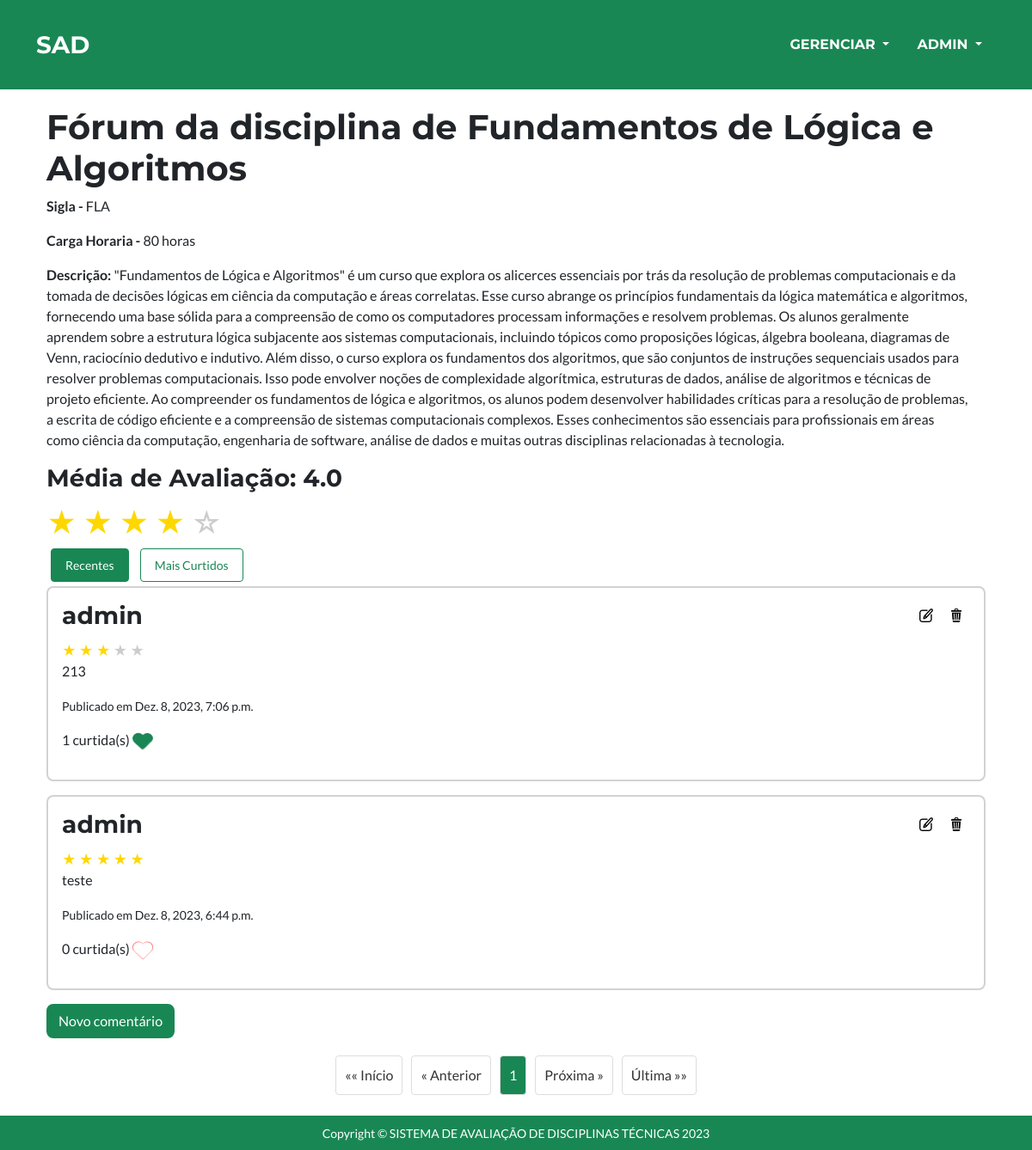
Screenshot of /forum/1/ (signed in) with the database file from the repository.
### avaliacao/models.py (models this page shows, shortened)
class Disciplina(models.Model):
    sigla = models.CharField(max_length=4, null=False)
    nome = models.CharField(max_length=100, unique=True)
    descricao = models.TextField(null=False)
    ch = models.PositiveIntegerField(null=False)
    curso = models.ForeignKey(Curso, on_delete=models.CASCADE, null=False)
    avaliacao_media = models.DecimalField(max_digits=3, decimal_places=2, default=0.00)
    imagem = models.ImageField(upload_to='static/img', null=True)

class Comentario(models.Model):
    texto = models.TextField(max_length=469)
    data_publicacao = models.DateTimeField(auto_now_add=True)
    disciplina = models.ForeignKey('Disciplina', on_delete=models.CASCADE)
    autor = models.ForeignKey(User, on_delete=models.CASCADE)
    curtida = models.ManyToManyField(User, related_name='comentarios_curtidos', blank=True)
    avaliacao = models.PositiveIntegerField(default=0, validators=[MinValueValidator(1), MaxValueValidator(5)])  # Adicionado campo de avaliação

### avaliacao/views.py (the view, shortened to what this page needs)
# urls.py: path('forum/<int:disciplina_id>/', forum_disciplina, name='forum_disciplina'),
def forum_disciplina(request, disciplina_id):
    disciplina = get_object_or_404(Disciplina, pk=disciplina_id)
    comentarios = Comentario.objects.filter(disciplina=disciplina).order_by('-data_publicacao')
    by_like = request.GET.get("by_like")
    if by_like:
        comentarios = comentarios.annotate(num_curtidas = models.Count("curtida")).order_by("-num_curtidas")
    else:
        comentarios = comentarios.order_by('-data_publicacao')
    for comentario in comentarios:
        comentario.user_has_liked = request.user in comentario.curtida.all()
    paginator = Paginator(comentarios, 4)  # 4 comentários por página
    page = request.GET.get('page')
    try:
        comentarios_pagina = paginator.page(page)
    except PageNotAnInteger:
        comentarios_pagina = paginator.page(1)
    except EmptyPage:
        comentarios_pagina = paginator.page(paginator.num_pages)
    media_avaliacao = Comentario.objects.filter(disciplina=disciplina).aggregate(Avg('avaliacao'))['avaliacao__avg']
    media_avaliacao = round(media_avaliacao, 2) if media_avaliacao is not None else 0.0
    form = ComentarioForm()
    return render(request, 'disciplinas/forum_disciplina.html', {
        'disciplina': disciplina,
        'comentarios': comentarios_pagina,
        'media_avaliacao': media_avaliacao,
        'form': form,
    })

### avaliacao/templates/disciplinas/forum_disciplina.html (shortened to what this page needs)
{% extends "modelo.html" %}
{% load static %}
{% load crispy_forms_tags %}
{% block estilos %}
<link href="{% static 'css/css_estrela.css' %}" rel="stylesheet" />
<link rel="stylesheet" href="{% static 'css/paginacao.css' %}">
<link rel="stylesheet" href="{% static 'css/botoes.css' %}">
<link rel="stylesheet" href="{% static 'css/imagem_forum.css' %}">
{% endblock %}
{% block corpo %}
<div class="container">
    <h1>Fórum da disciplina de {{ disciplina.nome }}</h1>
    <div class="detalhes">
        <div class="info-disciplina">
            <p><strong>Sigla -</strong> {{ disciplina.sigla }}</p>
            <p><strong>Carga Horaria -</strong> {{ disciplina.ch }} horas</p>
            <p><strong>Descrição:</strong> {{ disciplina.descricao }}</p>
        </div>
    </div>
    <div class="avaliacao">
        <div class="estrelas">
            <h3>Média de Avaliação: {{ media_avaliacao|default:"N/A" }}</h3>
            {% if media_avaliacao != "N/A" %}
            {% for i in "12345" %}
            {% if forloop.counter <= media_avaliacao %} <span class="estrela preenchida">★</span>
                {% else %}
                <span class="estrela vazia">☆</span>
                {% endif %}
                {% endfor %}
                {% endif %}
        </div>
        <a href="{% url 'forum_disciplina' disciplina.id %}" class="botao-filtro botao-recentes {% if not request.GET.by_like %}ativo{% endif %}">Recentes</a>
        <a href="{% url 'forum_disciplina' disciplina.id %}?by_like=True" class="botao-filtro botao-curtidos {% if request.GET.by_like %}ativo{% endif %}">Mais Curtidos</a>
        <div id="comentarios">
            {% for comentario in comentarios %}
            <div class="comment card mb-3">
                <div class="card-body">
                    <div class="row">
                        <div class="col-md-6">
                            <div class="user-info">
                                <div class="author-info">
                                    <h3>{{ comentario.autor.username }}</h3>
                                </div>
                            </div>
                        </div>
                        <div class="col-md-6 d-flex justify-content-end">
                            {% if request.user == comentario.autor or request.user.is_staff %}
                            <ul class="custom-menu">
                                {% if request.user.is_authenticated and comentario.autor == request.user %}
                                <button class="btn btn-sm btn-secondary btn-editar"
                                    onclick="editar_comentario_js({{ comentario.id}})">
                                    <img src="{% static 'img/botao-editar.png' %}" alt="">
                                </button>
                                {%endif%}
                                {% if request.user.is_authenticated and comentario.autor == request.user %}
                                <button class="btn btn-sm btn-secondary btn-excluir"
                                    data-comentario-id="{{ comentario.id }}">
                                    <img src="{% static 'img/lixeira-de-reciclagem.png' %}" alt="">
                                </button>
                                {%elif request.user.is_staff %}
                                <button class="btn btn-sm btn-secondary btn-excluir"
                                    data-comentario-id="{{ comentario.id }}">
                                    <img src="{% static 'img/lixeira-de-reciclagem.png' %}" alt="">
                                </button>
                                {%endif%}
                            </ul>
                            {% endif %}
                        </div>
                    </div>
                    <div class="star-rating">
                        {% for i in "12345" %}
                        <span
                            class="estrela {% if forloop.counter <= comentario.avaliacao %}preenchida{% else %}vazia{% endif %}">★</span>
                        {% endfor %}
                    </div>
                    <p>{{ comentario.texto }}</p>
                    <p>
                        <small>Publicado em {{ comentario.data_publicacao }}</small>
                    </p>
                    <p>
                        <span id="likes-count-{{ comentario.id }}">{{ comentario.curtida.count }}</span> curtida(s)
                        {% if request.user.is_authenticated %}
                        {% if comentario.user_has_liked %}
                        <button class="like-button" data-comment-id="{{ comentario.id }}" data-liked="true"><img src="{% static 'img/descurtir.png' %}" alt="" class="icon-curtir"></button>
                        {% else %}
                        <button class="like-button" data-comment-id="{{ comentario.id }}" data-liked="false"><img src="{% static 'img/curtir.png' %}" alt="" class="icon-curtir"></button>
                        {% endif %}
                        {% endif %}
                    </p>
                </div>
            </div>
            {% empty %}
            <p>Não há comentários neste fórum.</p>
            {% endfor %}
            {% if request.user.is_authenticated %}
            <button type="button" class="btn btn-primary" data-bs-toggle="modal" data-bs-target="#criarComentario">
                Novo comentário
            </button>
            {% else %}
            <h3>Para publicar um comentário, é necessário fazer login.</h3>
            {% endif %}
        </div>
    </div>
    <div class="pagination">
        <a href="#" class="prev">&laquo;&laquo; Início</a>
        <a href="#" class="prev">&laquo; Anterior</a>
        {% for i in comentarios.paginator.page_range %}
        <a href="?page={{ i }}" class="page {% if comentarios.number == i %}active{% endif %}">{{ i }}</a>
        {% endfor %}
        <a href="#" class="next">Próxima &raquo;</a>
        <a href="#" class="next">Última &raquo;&raquo;</a>
    </div>
    {% endblock %}

### inicio/templates/modelo.html (shortened to what this page needs)
{% load static %}
{% load crispy_forms_tags %}
<!DOCTYPE html>
<html lang="en">
<head>
    <link href="{% static 'css/styles.css' %}" rel="stylesheet" />
    <link href="{% static 'css/navbar.css' %}" rel="stylesheet" />
    {% block estilos %}
    {% endblock %}
</head>
<body id="page-top">
    {% block menu %}
    <nav class="navbar navbar-expand-lg bg-secondary text-uppercase fixed-top" id="mainNav">
        <div class="container1">
            <a class="navbar-brand" href="{% url 'inicio' %}">SAD</a>
            <div class="collapse navbar-collapse" id="navbarResponsive">
                <ul class="navbar-nav ms-auto">
                    {% if request.user.is_staff %}
                    <li class="nav-item dropdown">
                        <a class="nav-link dropdown-toggle py-3 px-0 px-lg-3 rounded" href="#"
                            id="navbarDropdownCadastros" role="button" data-bs-toggle="dropdown" aria-expanded="false">
                            GERENCIAR
                        </a>
                    </li>
                    {% endif %}
                    {% if request.user.is_authenticated %}
                    <li class="nav-item dropdown">
                        <a class="nav-link dropdown-toggle py-3 px-0 px-lg-3 rounded" href="#"
                            id="navbarDropdownCadastros" role="button" data-bs-toggle="dropdown" aria-expanded="false">
                            {{ request.user }}
                        </a>
                    </li>
                    {% endif %}
                </ul>
            </div>
        </div>
    </nav>
    {% endblock %}
    <main class="main">
        <div id="centro">
            <section class="page-section portfolio" id="portfolio">
                <div class="container">
                    {% block corpo %}
                    {% endblock %}
                </div>
            </section>
        </div>
    </main>
    <footer class="footer fixed-bottom bg-secondary text-white text-center py-2">
        <small>Copyright &copy; SISTEMA DE AVALIAÇÃO DE DISCIPLINAS TÉCNICAS 2023</small>
    </footer>
</body>
</html>

### static/css/navbar.css (style rules this page uses)
.container1, .container1-fluid, .container1-xxl, .container1-xl, .container1-lg, .container1-md, .container1-sm { --bs-gutter-x: 1.5rem; --bs-gutter-y: 0; width: 100%; padding-right: calc(var(--bs-gutter-x) * 0.5); padding-left: calc(var(--bs-gutter-x) * 0.5); margin-right: auto; margin-left: auto; }
@media (min-width: 576px) { .container1-sm, .container1 { max-width: 540px; } }
@media (min-width: 768px) { .container1-md, .container1-sm, .container1 { max-width: 720px; } }
@media (min-width: 992px) { .container1-lg, .container1-md, .container1-sm, .container1 { max-width: 960px; } }
@media (min-width: 1200px) { .container1-xl, .container1-lg, .container1-md, .container1-sm, .container1 { max-width: 1140px; } }
.navbar>.container1, .navbar>.container1-fluid, .navbar>.container1-sm, .navbar>.container1-md, .navbar>.container1-lg, .navbar>.container1-xl, .navbar>.container1-xxl { display: flex; flex-wrap: inherit; align-items: center; justify-content: space-between; }

### static/css/css_estrela.css (style rules this page uses)
.estrelas { font-size: 34px; }
.estrela { color: #FFD700; }
.estrela.vazia { color: #ccc; }
.like-button { border: 0cm; }

### static/css/paginacao.css (style rules this page uses)
.pagination { display: flex; justify-content: center; margin-top: 20px; }
.page { padding: 10px; margin: 0 5px; text-decoration: none; color: #333; border: 1px solid #ddd; border-radius: 4px; cursor: pointer; }
.active { background-color: #198754; color: white; }
.prev, .next { padding: 10px; margin: 0 5px; text-decoration: none; color: #333; border: 1px solid #ddd; border-radius: 4px; cursor: pointer; }

### static/css/botoes.css (style rules this page uses)
.btn-excluir, .btn-excluir:active, .btn-excluir:focus, .btn-excluir:hover, .btn-editar, .btn-editar:active, .btn-editar:focus, .btn-editar:hover { background-color: #fff; color: white; border: none; }
.author-info { display: flex; align-items: center; }
.botao-filtro { display: inline-block; padding: 8px 16px; margin: 5px; font-size: 14px; text-align: center; text-decoration: none; border: 1px solid #ccc; border-radius: 4px; color: #333; background-color: #fff; transition: background-color 0.3s, color 0.3s, border-color 0.3s; }
.botao-recentes { border-color: #198754; color: #198754; }
.botao-recentes:hover, .botao-recentes.ativo { background-color: #198754; color: #fff; }
.botao-curtidos { border-color: #198754; color: #198754; }
.like-button { background: none; border: none; padding: 0; }
.icon-curtir { width: 24px; height: 24px; }

### static/css/imagem_forum.css (style rules this page uses)
.detalhes { flex: 1; display: flex; align-items: flex-start; }
.info-disciplina { flex: 1; margin-right: 20px; }

### rows the page displays
Disciplina: nome "Fundamentos de Lógica e Algoritmos", sigla "FLA", ch "80", descricao "\"Fundamentos de Lógica e Algoritmos\" é um curso que explora os alicerces essenciais por trás da resolução de problemas computacionais e da tomada de decisões lógicas em ciência da computação e áreas correlatas. Esse curso abrange os princípios fundamentais da lógica matemática e algoritmos, fornecendo uma base sólida para a compreensão de como os computadores processam informações e resolvem problemas. Os alunos geralmente aprendem sobre a estrutura lógica subjacente aos sistemas computacionais, incluindo tópicos como proposições lógicas, álgebra booleana, diagramas de Venn, raciocínio dedutivo e indutivo. Além disso, o curso explora os fundamentos dos algoritmos, que são conjuntos de…"
Comentario: autor.username "admin", texto "213", data_publicacao "Dez. 8, 2023, 7:06 p.m.", curtida.count "1"
Comentario: autor.username "admin", texto "teste", data_publicacao "Dez. 8, 2023, 6:44 p.m.", curtida.count "0"

### other values shown
{{ request.user }} "ADMIN"
{{ media_avaliacao|default:"N/A" }} "4.0"
{{ i }} "1"
